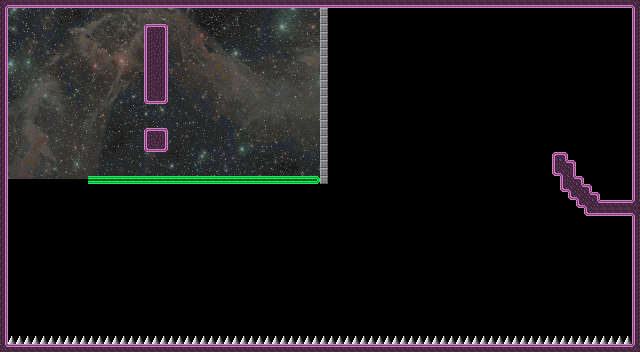

Rendered tile map (Tiled .tmx) drawn with the repository's tilesets; below, a short description and the map source with its tile grids summarised:
An orthogonal 80x44 tile map with 8x8 px tiles, 2 tile layers (yk, Tile Layer 1), 2 image layers and 41 objects.

<map version="1.10" tiledversion="1.10.2" orientation="orthogonal" renderorder="right-down" width="80" height="44" tilewidth="8" tileheight="8" infinite="0" nextlayerid="8" nextobjectid="43">
 <tileset firstgid="1" source="../../../purple.tsx" />
 <imagelayer id="5" name="Image Layer 2" offsetx="-15.7948" offsety="526.037">
  <image source="../../../space.png" width="320" height="176" />
 </imagelayer>
 <imagelayer id="3" name="Image Layer 1" offsetx="4.12039" offsety="3.43366">
  <image source="../../../space2.png" width="320" height="176" />
 </imagelayer>
 <layer id="4" name="yk" width="80" height="44">
  <data>[3520 cells, 90 non-empty, 15 distinct tile ids]</data>
 </layer>
 <layer id="1" name="Tile Layer 1" width="80" height="44">
  <data>[3520 cells, 354 non-empty, 12 distinct tile ids]</data>
 </layer>
 <objectgroup id="2" name="wr">
  <object id="1" gid="130" x="8" y="272" width="8" height="8">
   <properties>
    <property name="direction" value="E" />
    <property name="distance" type="int" value="56" />
   </properties>
  </object>
  <object id="2" gid="130" x="16" y="272" width="8" height="8">
   <properties>
    <property name="direction" value="E" />
    <property name="distance" type="int" value="56" />
   </properties>
  </object>
  <object id="3" gid="130" x="24" y="272" width="8" height="8">
   <properties>
    <property name="direction" value="E" />
    <property name="distance" type="int" value="56" />
   </properties>
  </object>
  <object id="4" gid="130" x="40" y="272" width="8" height="8">
   <properties>
    <property name="direction" value="E" />
    <property name="distance" type="int" value="56" />
   </properties>
  </object>
  <object id="5" gid="130" x="32" y="272" width="8" height="8">
   <properties>
    <property name="direction" value="E" />
    <property name="distance" type="int" value="56" />
   </properties>
  </object>
  <object id="6" gid="130" x="48" y="272" width="8" height="8">
   <properties>
    <property name="direction" value="E" />
    <property name="distance" type="int" value="56" />
   </properties>
  </object>
  <object id="7" gid="130" x="56" y="272" width="8" height="8">
   <properties>
    <property name="direction" value="E" />
    <property name="distance" type="int" value="56" />
   </properties>
  </object>
  <object id="8" gid="130" x="64" y="272" width="8" height="8">
   <properties>
    <property name="direction" value="E" />
    <property name="distance" type="int" value="56" />
   </properties>
  </object>
  <object id="9" gid="130" x="72" y="272" width="8" height="8">
   <properties>
    <property name="direction" value="E" />
    <property name="distance" type="int" value="56" />
   </properties>
  </object>
  <object id="10" gid="130" x="80" y="272" width="8" height="8">
   <properties>
    <property name="direction" value="E" />
    <property name="distance" type="int" value="56" />
   </properties>
  </object>
  <object id="11" gid="130" x="96" y="272" width="8" height="8">
   <properties>
    <property name="direction" value="E" />
    <property name="distance" type="int" value="56" />
   </properties>
  </object>
  <object id="12" gid="130" x="88" y="272" width="8" height="8">
   <properties>
    <property name="direction" value="E" />
    <property name="distance" type="int" value="56" />
   </properties>
  </object>
  <object id="13" gid="130" x="104" y="272" width="8" height="8">
   <properties>
    <property name="direction" value="E" />
    <property name="distance" type="int" value="56" />
   </properties>
  </object>
  <object id="14" gid="130" x="120" y="272" width="8" height="8">
   <properties>
    <property name="direction" value="E" />
    <property name="distance" type="int" value="56" />
   </properties>
  </object>
  <object id="15" gid="130" x="112" y="272" width="8" height="8">
   <properties>
    <property name="direction" value="E" />
    <property name="distance" type="int" value="56" />
   </properties>
  </object>
  <object id="16" gid="130" x="128" y="272" width="8" height="8">
   <properties>
    <property name="direction" value="E" />
    <property name="distance" type="int" value="56" />
   </properties>
  </object>
  <object id="17" gid="130" x="136" y="272" width="8" height="8">
   <properties>
    <property name="direction" value="E" />
    <property name="distance" type="int" value="56" />
   </properties>
  </object>
  <object id="18" gid="130" x="144" y="272" width="8" height="8">
   <properties>
    <property name="direction" value="E" />
    <property name="distance" type="int" value="56" />
   </properties>
  </object>
  <object id="19" gid="130" x="152" y="272" width="8" height="8">
   <properties>
    <property name="direction" value="E" />
    <property name="distance" type="int" value="56" />
   </properties>
  </object>
  <object id="21" gid="129" x="512" y="232" width="8" height="8" />
  <object id="22" gid="129" x="512" y="232" width="8" height="8" />
  <object id="23" gid="129" x="504" y="232" width="8" height="8" />
  <object id="24" gid="129" x="488" y="232" width="8" height="8" />
  <object id="25" gid="129" x="480" y="232" width="8" height="8" />
  <object id="26" gid="129" x="496" y="232" width="8" height="8" />
  <object id="27" gid="129" x="520" y="232" width="8" height="8" />
  <object id="28" gid="129" x="528" y="232" width="8" height="8" />
  <object id="29" gid="129" x="552" y="256" width="8" height="8" />
  <object id="30" gid="129" x="568" y="256" width="8" height="8" />
  <object id="31" gid="129" x="576" y="256" width="8" height="8" />
  <object id="32" gid="129" x="560" y="256" width="8" height="8" />
  <object id="33" gid="129" x="464" y="216" width="8" height="8" />
  <object id="34" gid="129" x="440" y="200" width="8" height="8" />
  <object id="35" gid="129" x="408" y="176" width="8" height="8" />
  <object id="36" gid="129" x="464" y="152" width="8" height="8" />
  <object id="37" gid="129" x="512" y="136" width="8" height="8" />
  <object id="38" gid="129" x="584" y="176" width="8" height="8" />
  <object id="39" gid="129" x="592" y="176" width="8" height="8" />
  <object id="40" gid="129" x="600" y="176" width="8" height="8" />
  <object id="41" gid="129" x="608" y="176" width="8" height="8" />
  <object id="42" gid="193" x="584" y="144" width="8" height="8">
   <properties>
    <property name="destination" value="assets/levels/MAIN/W2/14.tmx" />
   </properties>
  </object>
 </objectgroup>
</map>
